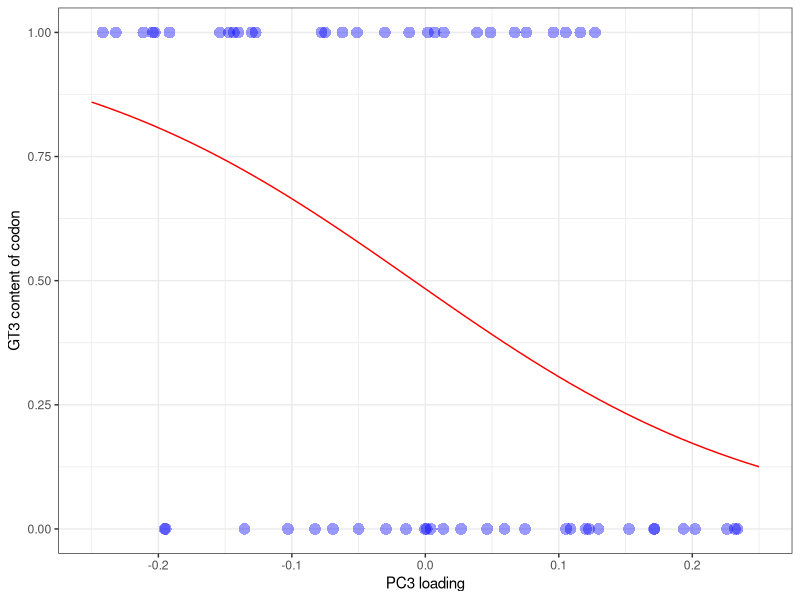

Source code (R):
library(readxl)
library(ggplot2)

df_loadings = read.csv("output_data/loadings.csv")
df_comp = read_xlsx("output_data/Nucleotide_comp_codons.xlsx")

df = cbind(df_loadings, df_comp)

pc = c()
comp = c()
cc = c()
for(i in c("PC1", "PC2", "PC3")){
  for(j in c(colnames(df)[62:102])){
    pc = append(pc, i)
    comp = append(comp,j)
   cc = append(cc, cor(df[,j]/100, df[,i]))
  }
}

r_df = as.data.frame(cbind(pc,comp,cc))
r_df$cc_abs = abs(as.numeric(r_df$cc))

m1 = glm(formula = `%G3+T3`/100~PC3,
    family = binomial, 
    data = df)
summary(m1)
newdata1 = data.frame(PC3 = seq(-0.25,0.25,by=0.01))
newdata1$`%G3+T3`= predict(m1, newdata = newdata1, type = 'response')
p4 = ggplot(data = df, aes(y = `%G3+T3`/100, x =  PC3))+
  geom_point(colour = "blue", size = 4, alpha = 0.4, stroke = 0)+
  ylab("GT3 content of codon")+ xlab("PC3 loading")+
  geom_line(data = newdata1, aes(x = PC3, y = `%G3+T3`), col = 'red')+
  theme_bw()
  
